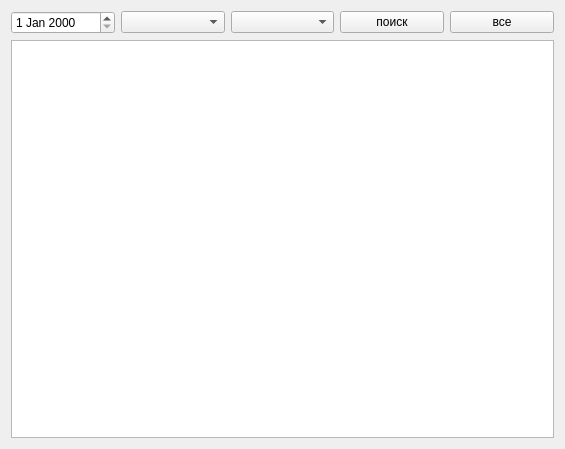
<?xml version="1.0" encoding="UTF-8"?>
<ui version="4.0">
 <class>SchedulePage</class>
 <widget class="QWidget" name="SchedulePage">
  <property name="geometry">
   <rect>
    <x>0</x>
    <y>0</y>
    <width>565</width>
    <height>449</height>
   </rect>
  </property>
  <property name="windowTitle">
   <string>Form</string>
  </property>
  <layout class="QGridLayout" name="gridLayout">
   <item row="0" column="2">
    <widget class="QComboBox" name="toTownComboBox"/>
   </item>
   <item row="0" column="3">
    <widget class="QPushButton" name="searchPushButton">
     <property name="text">
      <string>поиск</string>
     </property>
    </widget>
   </item>
   <item row="0" column="1">
    <widget class="QComboBox" name="fromTownComboBox"/>
   </item>
   <item row="0" column="0">
    <widget class="QDateEdit" name="dateEdit"/>
   </item>
   <item row="1" column="0" colspan="5">
    <widget class="QTableView" name="scheduleTableView"/>
   </item>
   <item row="0" column="4">
    <widget class="QPushButton" name="allPushButton">
     <property name="text">
      <string>все</string>
     </property>
    </widget>
   </item>
  </layout>
 </widget>
 <resources/>
 <connections/>
</ui>
